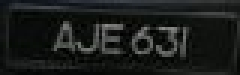
#> input picture CarPlateForOCR/AJE631.jpg, 80 x 25 px (shown 3 times larger)
$ python test.py
#> lines starting #> are read from the running program, lines starting #| are printed output that depends on the picture
#> further down, img is the input picture: shape (25, 80, 3); mean B, G, R 27.1, 28.7, 26.3
import cv2
import numpy as np

# ===============================
# Retinex Enhancement (Simple SSR Version)
# ===============================
def retinex_enhance(img, sigma=30):
#> called with sigma = 30
    img = img.astype(np.float32) + 1.0  # Avoid log(0)
    log_img = np.log(img)
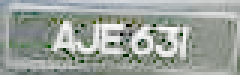
#> log_img: shape (25, 80, 3) float32 (shown 3 times larger); mean of channels 0, 1, 2 3, 3.14, 3; drawn with min black and max white
    blur = cv2.GaussianBlur(img, (0, 0), sigma)
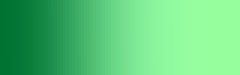
#> blur: shape (25, 80, 3) float32 (shown 3 times larger); mean of channels 0, 1, 2 27.9, 29.7, 27.2; drawn with min black and max white
    log_blur = np.log(blur + 1.0)
    retinex = log_img - log_blur

    # Normalize to 0-255
    retinex = cv2.normalize(retinex, None, 0, 255, cv2.NORM_MINMAX)
    retinex = np.uint8(retinex)
    return retinex

# ===============================
# CLAHE Enhancement (Contrast Limited Adaptive Histogram Equalization)
# ===============================
def clahe_enhance(img, clip_limit=2.0, tile_grid_size=(8,8)):
#> called with clip_limit = 2, tile_grid_size = (8, 8)
    if len(img.shape) == 3:
        img_yuv = cv2.cvtColor(img, cv2.COLOR_BGR2YUV)
#> img_yuv: shape (25, 80, 3); mean of channels 0, 1, 2 157.9, 126.9, 126.5
        clahe = cv2.createCLAHE(clipLimit=clip_limit, tileGridSize=tile_grid_size)
        img_yuv[:, :, 0] = clahe.apply(img_yuv[:, :, 0])
#> img_yuv: shape (25, 80, 3); mean of channels 0, 1, 2 141, 126.9, 126.5
        enhanced_img = cv2.cvtColor(img_yuv, cv2.COLOR_YUV2BGR)
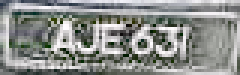
#> enhanced_img: shape (25, 80, 3) (shown 3 times larger); mean B, G, R 138.9, 142.3, 139.4
    else:
        clahe = cv2.createCLAHE(clipLimit=clip_limit, tileGridSize=tile_grid_size)
        enhanced_img = clahe.apply(img)
    return enhanced_img

# ===============================
# Gamma Correction (for Brightening)
# ===============================
def gamma_correction(img, gamma=1.5):
#> called with gamma = 1.5
    inv_gamma = 1.0 / gamma
    table = np.array([(i / 255.0) ** inv_gamma * 255 for i in np.arange(256)]).astype("uint8")
    return cv2.LUT(img, table)
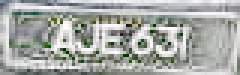
#> returned value: shape (25, 80, 3) (shown 3 times larger); mean of channels 0, 1, 2 165.2, 169.3, 165.9; drawn as B, G, R

# ===============================
# Combo Enhancement (Retinex + CLAHE + Gamma)
# ===============================

def enhance_low_light_image(img):
    # Step 1: Retinex Enhancement
    img = retinex_enhance(img, sigma=30)

    # Step 2: CLAHE
    img = clahe_enhance(img, clip_limit=2.0, tile_grid_size=(8,8))

    # Step 3: Gamma Correction
    img = gamma_correction(img, gamma=1.5)

    return img

# ===============================
# Example Usage
# ===============================
if __name__ == "__main__":
    input_path = "AJE631.jpg"
    output_path = "enhanced_output1.jpg"

    img = cv2.imread(input_path)
    enhanced_img = enhance_low_light_image(img)

    cv2.imwrite(output_path, enhanced_img)
    cv2.imshow("Enhanced Image", enhanced_img)
    cv2.waitKey(0)
    cv2.destroyAllWindows()

$ run again, with CarPlateForOCR/test1.jpg copied over CarPlateForOCR/AJE631.jpg
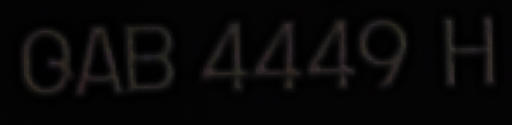
#> input picture CarPlateForOCR/test1.jpg, 512 x 125 px
#> img is the input picture: shape (125, 512, 3); mean B, G, R 7.8, 7.9, 8.5
#> in clahe_enhance, `enhanced_img = cv2.cvtColor(img_yuv, cv2.COLOR_YUV2BGR)`:
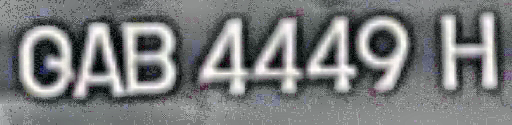
#> enhanced_img: shape (125, 512, 3); mean B, G, R 124.3, 123.8, 121.8
#> in gamma_correction, `return cv2.LUT(img, table)`:
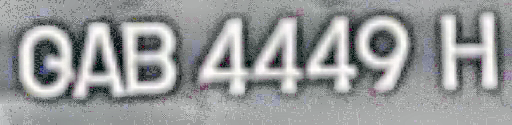
#> returned value: shape (125, 512, 3); mean of channels 0, 1, 2 153.7, 153.2, 151.1; drawn as B, G, R
